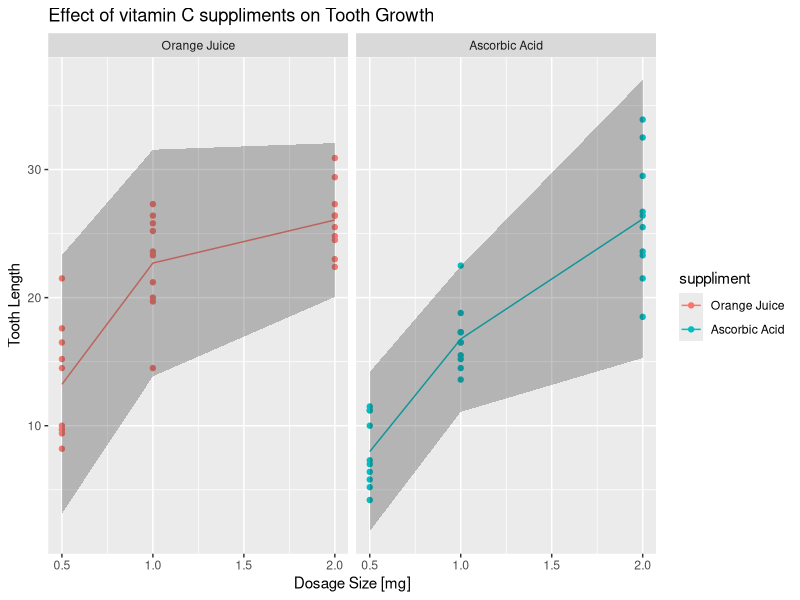

Write R code to recreate this figure. (Note: this script raises an error after producing the figure.)
## ---- chunk 1
library(datasets)
library(ggplot2)
library(plyr); library(dplyr)
library(knitr)
data(ToothGrowth) # loads ToothGrowth data frame

# rename variables for plotting clarity
names(ToothGrowth) <- c("length","suppliment","dose")

# assign more clear suppliment labels
ToothGrowth$suppliment <- factor(ToothGrowth$suppliment, levels=c("OJ","VC"), labels=c("Orange Juice", "Ascorbic Acid"))

# number of guinea pigs per sample
n <- 10
## ---- chunk 2
df <- n-1
ToothStats <- ToothGrowth %>% 
    group_by(suppliment,dose) %>%
    summarize(mean_length = mean(length), sd_length=sd(length), 
              lbound=mean_length-qt(.975,df)*sd_length,
              ubound=mean_length+qt(.975,df)*sd_length)
## ---- chunk 3
kable(ToothStats, format="markdown", digits = 2,
      col.names=c("Suppliment","Dosage (mg)","Mean Length","Std Dev Length",
                  "95% Interval, Lower","95% Interval, Upper"))
## ---- chunk 4
gg <- ggplot() +
    facet_grid(. ~ suppliment) +
    geom_point(data=ToothGrowth, 
               aes(x=dose,y=length, color=suppliment)) +
    geom_line(data = ToothStats, 
              aes(x=dose, y=mean_length, color=suppliment)) +
#    geom_errorbar(data = ToothStats, 
#                  aes(x=dose, ymin=lbound, ymax=ubound)) +
    geom_ribbon(data = ToothStats, 
                  aes(x=dose, ymin=lbound, ymax=ubound), 
                alpha=.3) +
    labs(title="Effect of vitamin C suppliments on Tooth Growth") +
    labs(x="Dosage Size [mg]") +
    labs(y="Tooth Length")
print(gg)
## ---- chunk 5
# t-test for entire suppliment group
t.test(data = ToothGrowth, 
       length ~ suppliment, 
       paired = FALSE, var.equal = TRUE)

# t-test for suppliment groups between each dosage
dose.t.test <- function(dosage) {
    dose.t <- t.test(data = filter(ToothGrowth, dose == dosage), 
                     length ~ suppliment, 
                     paired = FALSE, var.equal = TRUE)
    dose.t <- with(dose.t, data.frame(statistic, parameter, p.value, 
                                      conf.int[1], conf.int[2],
                                      row.names=dosage))
    names(dose.t) <- c("t","df","p.value","conf.int.l","conf.int.u")
    dose.t
}
t.stats <- rbind(dose.t.test(.5), dose.t.test(1), dose.t.test(2))
## ---- chunk 6
kable(t.stats, format="markdown", digits = 2,
      col.names=c("Dosage (mg)","t statistic","p-value",
                  "95% t-interval, lower","95% t-interval, upper"))
